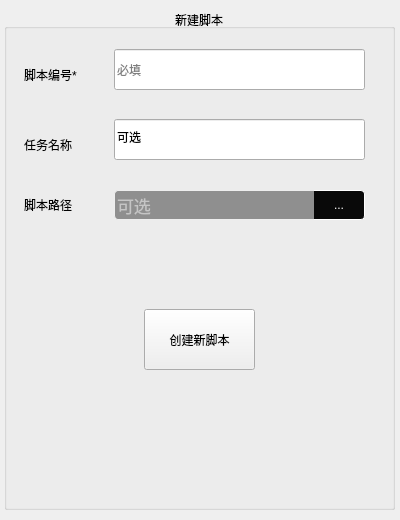
<?xml version="1.0" encoding="UTF-8"?>
<ui version="4.0">
 <class>Form</class>
 <widget class="QWidget" name="Form">
  <property name="geometry">
   <rect>
    <x>0</x>
    <y>0</y>
    <width>400</width>
    <height>520</height>
   </rect>
  </property>
  <property name="windowTitle">
   <string>Form</string>
  </property>
  <layout class="QGridLayout" name="gridLayout">
   <property name="leftMargin">
    <number>0</number>
   </property>
   <property name="topMargin">
    <number>0</number>
   </property>
   <property name="rightMargin">
    <number>0</number>
   </property>
   <property name="bottomMargin">
    <number>0</number>
   </property>
   <property name="spacing">
    <number>0</number>
   </property>
   <item row="0" column="0">
    <widget class="QGroupBox" name="groupBox">
     <property name="minimumSize">
      <size>
       <width>391</width>
       <height>501</height>
      </size>
     </property>
     <property name="maximumSize">
      <size>
       <width>391</width>
       <height>501</height>
      </size>
     </property>
     <property name="styleSheet">
      <string notr="true">QLabel,QPushButton{
	color: rgb(0, 0, 0);
	font: 12pt &quot;黑体&quot;;
}</string>
     </property>
     <property name="title">
      <string>新建脚本</string>
     </property>
     <property name="alignment">
      <set>Qt::AlignCenter</set>
     </property>
     <widget class="QLabel" name="label_id">
      <property name="geometry">
       <rect>
        <x>20</x>
        <y>50</y>
        <width>71</width>
        <height>31</height>
       </rect>
      </property>
      <property name="text">
       <string>脚本编号*</string>
      </property>
     </widget>
     <widget class="QLineEdit" name="lineEdit_id">
      <property name="geometry">
       <rect>
        <x>110</x>
        <y>40</y>
        <width>251</width>
        <height>41</height>
       </rect>
      </property>
      <property name="placeholderText">
       <string>必填</string>
      </property>
     </widget>
     <widget class="QLabel" name="label_task">
      <property name="geometry">
       <rect>
        <x>20</x>
        <y>120</y>
        <width>71</width>
        <height>31</height>
       </rect>
      </property>
      <property name="text">
       <string>任务名称</string>
      </property>
     </widget>
     <widget class="QLineEdit" name="lineEdit_task">
      <property name="geometry">
       <rect>
        <x>110</x>
        <y>110</y>
        <width>251</width>
        <height>41</height>
       </rect>
      </property>
      <property name="text">
       <string>可选</string>
      </property>
      <property name="placeholderText">
       <string>必填</string>
      </property>
     </widget>
     <widget class="QLabel" name="label_jspath">
      <property name="geometry">
       <rect>
        <x>20</x>
        <y>180</y>
        <width>71</width>
        <height>31</height>
       </rect>
      </property>
      <property name="text">
       <string>脚本路径</string>
      </property>
     </widget>
     <widget class="QWidget" name="layoutWidget">
      <property name="geometry">
       <rect>
        <x>110</x>
        <y>180</y>
        <width>251</width>
        <height>32</height>
       </rect>
      </property>
      <layout class="QHBoxLayout" name="horizontalLayout">
       <property name="spacing">
        <number>0</number>
       </property>
       <item>
        <widget class="QLineEdit" name="lineEdit_jspath">
         <property name="minimumSize">
          <size>
           <width>0</width>
           <height>30</height>
          </size>
         </property>
         <property name="maximumSize">
          <size>
           <width>16777215</width>
           <height>30</height>
          </size>
         </property>
         <property name="styleSheet">
          <string notr="true">QLineEdit{
color: rgb(252, 252, 252);
font-size:13pt;
background-color: rgb(143, 143, 143);
border:1px solid rgb(238, 238, 238);
border-right:none;
border-top-left-radius:4px;
border-bottom-left-radius:4px;
font: 11pt &quot;黑体&quot;;
}</string>
         </property>
         <property name="text">
          <string/>
         </property>
         <property name="placeholderText">
          <string>可选</string>
         </property>
        </widget>
       </item>
       <item>
        <widget class="QPushButton" name="btn_open">
         <property name="minimumSize">
          <size>
           <width>51</width>
           <height>30</height>
          </size>
         </property>
         <property name="maximumSize">
          <size>
           <width>51</width>
           <height>30</height>
          </size>
         </property>
         <property name="styleSheet">
          <string notr="true">QPushButton{
border:1px solid rgb(255, 255, 255);
border-left:none;
border-top-right-radius:4px;
border-bottom-right-radius:4px;
color: rgb(255, 255, 255);
background-color:rgb(9, 9, 9);
font: 13pt &quot;华文琥珀&quot;;
}
QPushButton:pressed{
font-size:10px;
background-color:rgb(95, 48, 0);
}</string>
         </property>
         <property name="text">
          <string>...</string>
         </property>
        </widget>
       </item>
      </layout>
     </widget>
     <widget class="QPushButton" name="btn_sbumit">
      <property name="geometry">
       <rect>
        <x>140</x>
        <y>300</y>
        <width>111</width>
        <height>61</height>
       </rect>
      </property>
      <property name="text">
       <string>创建新脚本</string>
      </property>
     </widget>
    </widget>
   </item>
  </layout>
 </widget>
 <resources/>
 <connections/>
</ui>
